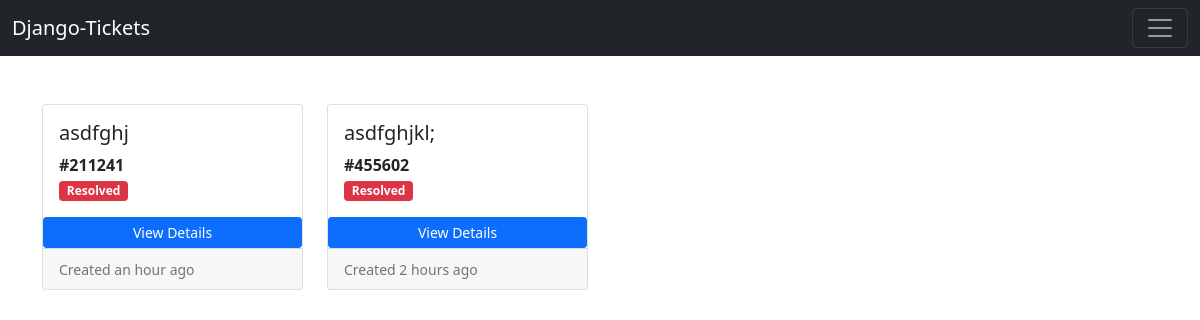
Screenshot of /ticket/customer-resolved-tickets/ (signed in) with the database file from the repository.
### ticket/models.py (models this page shows)
class Ticket(models.Model):
    customer = models.ForeignKey(User, on_delete=models.CASCADE)
    engineer = models.ForeignKey(User, on_delete=models.DO_NOTHING, related_name='engineer', null=True, blank=True)
    ticket_id = models.CharField(max_length=15, unique=True)
    ticket_title = models.CharField(max_length=50)
    ticket_description = models.TextField()
    ticket_type = models.CharField(max_length=20, choices=(('Bug', 'Bug'), ('Compatibility Issue', 'Comaptibility Issue'), ('General', 'General')), default='General')
    status = models.CharField(max_length=20, choices=(('Active', 'Active'), ('Pending', 'Pending'), ('Resolved', 'Resolved')), default='Pending')
    created_on = models.DateTimeField(auto_now_add=True)
    lastmodified = models.DateTimeField(auto_now=True)
    is_resolved = models.BooleanField(default=False)
    severity = models.CharField(max_length=5, choices=(('A', 'A'), ('B', 'B')), default = 'B')
    is_assigned_to_engineer = models.BooleanField(default=False)
    resolution_steps = models.TextField(blank = True, null = True)

### ticket/views.py (the view)
# urls.py: path('customer-resolved-tickets/', views.customer_resolved_tickets, name='customer-resolved-tickets'),
def customer_resolved_tickets(request):
    tickets = Ticket.objects.filter(customer=request.user, is_resolved=True).order_by('-created_on')
    context = {'tickets': tickets}
    return render(request, 'ticket/customer_resolved_tickets.html', context)

### templates/ticket/customer_resolved_tickets.html
{% extends 'base.html' %}
{% load static %}
{% load humanize %}
{% block content %}
<div class="row row-cols-1 row-cols-md-4 g-4">
    {% for ticket in tickets %}
    <div class="col">
        <div class="card h-100">
            <div class="card-body">
                <h5 class="card-title">{{ticket.ticket_title}}</h5>
                <p class="card-text">
                   <b>#{{ticket.ticket_id}}</b> <br>
                    {% if ticket.status == 'Pending' %}
                   <span class="badge bg-warning">Pending</span>
                    {% elif ticket.status == 'Active' %}
                   <span class="badge bg-success">Active</span>
                    {% elif ticket.status == 'Resolved' %}
                   <span class="badge bg-danger">Resolved</span>
                    {% endif %}
                </p>
            </div>
            <a href="{% url 'ticket-details' ticket.ticket_id %}" class="btn btn-primary btn-sm">View Details</a>
            <div class="card-footer">
                <small class="text-muted"> Created {{ticket.created_on|naturaltime}}</small>
            </div>
        </div>
    </div>
    {% endfor %}
</div>
{% endblock content %}

### rows the page displays
Ticket: ticket_title "asdfghj", ticket_id "211241", status "Resolved", created_on "an hour ago"
Ticket: ticket_title "asdfghjkl;", ticket_id "455602", status "Resolved", created_on "2 hours ago"
